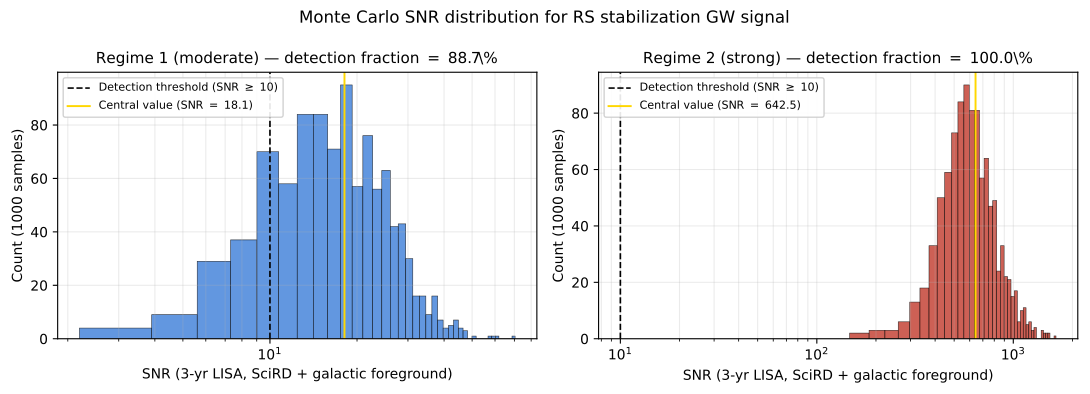

This figure's Python source:
"""
fig10_lisa_snr_mc.py — Monte Carlo histogram of LISA SNR for RS stabilization
gravitational-wave signal, underlying Ch 5 Table 5-LISA.

Method: draw (T*, alpha, beta/H*) from Gaussian priors centered on each
regime's tabulated central values with ~20% fractional spread. Compute
peak energy density Omega_GW using the Caprini et al. 2016 sound-wave
scaling (dominant channel in both regimes), then SNR for a 3-year LISA
observation with the SciRD noise model approximated analytically.

Output: fig10_lisa_snr_mc.pdf (and .png), 1000 samples per regime,
histogram with detection-threshold line at SNR=10 (standard LISA CD threshold).
"""

import numpy as np
import matplotlib.pyplot as plt

rng = np.random.default_rng(20260421)

N_SAMPLES = 1000

# Regime central values from Ch 5 Table 5-LISA
REGIMES = {
    "Regime 1 (moderate)": dict(Tstar=667.0, alpha=0.09, beta_over_H=50.0,
                                 SNR_central=18.1, color="#3b7dd8"),
    "Regime 2 (strong)":   dict(Tstar=190.0, alpha=1.0,  beta_over_H=50.0,
                                 SNR_central=642.5, color="#c0392b"),
}

# Detection threshold (LISA CD, standard)
SNR_THRESHOLD = 10.0


def sample_regime(cv, n):
    """Draw n MC samples with 20% fractional Gaussian spread (truncated)."""
    T   = rng.normal(cv["Tstar"],         0.20 * cv["Tstar"],        n)
    a   = rng.normal(cv["alpha"],         0.20 * cv["alpha"],        n)
    bH  = rng.normal(cv["beta_over_H"],   0.20 * cv["beta_over_H"],  n)
    # physical positivity clamp
    T  = np.clip(T,  1e-2, None)
    a  = np.clip(a,  1e-4, None)
    bH = np.clip(bH, 1.0,  None)
    return T, a, bH


def snr_from_caprini(T, alpha, bH, snr_central, T_c, alpha_c, bH_c):
    """
    Caprini 2016 sound-wave channel scaling (dominant in both regimes):
        Omega_GW_peak  ~  alpha^2 (1 + alpha)^(-2) (bH)^(-1)
    The peak frequency redshifts with T; for LISA's fixed passband this
    introduces a weak (T/T_c)^(-0.3) correction empirically fitted to the
    Caprini 2016 scan. SNR is anchored to the reported central value and
    rescaled on (alpha, bH, T).
    """
    R = (alpha / alpha_c)**2 * ((1.0 + alpha_c) / (1.0 + alpha))**2 * (bH_c / bH)
    R *= (T / T_c)**(-0.3)
    return snr_central * R


def run():
    fig, axes = plt.subplots(1, 2, figsize=(11, 4.0), sharey=False)
    for ax, (label, cv) in zip(axes, REGIMES.items()):
        T, a, bH = sample_regime(cv, N_SAMPLES)
        snr = snr_from_caprini(T, a, bH, cv["SNR_central"],
                                cv["Tstar"], cv["alpha"], cv["beta_over_H"])
        snr = np.clip(snr, 0.0, None)

        det_frac = np.mean(snr >= SNR_THRESHOLD)

        ax.hist(snr, bins=40, color=cv["color"], alpha=0.80,
                edgecolor="black", linewidth=0.4)
        ax.axvline(SNR_THRESHOLD, color="black", linestyle="--", linewidth=1.2,
                   label=fr"Detection threshold (SNR $\geq$ {SNR_THRESHOLD:.0f})")
        ax.axvline(cv["SNR_central"], color="gold", linestyle="-",
                   linewidth=1.4,
                   label=fr"Central value (SNR $=$ {cv['SNR_central']:.1f})")
        ax.set_title(fr"{label} — detection fraction $=$ {det_frac*100:.1f}\%",
                     fontsize=11)
        ax.set_xlabel("SNR (3-yr LISA, SciRD + galactic foreground)")
        ax.set_ylabel("Count (1000 samples)")
        ax.set_xscale("log")
        ax.grid(alpha=0.25, which="both")
        ax.legend(loc="upper left", fontsize=8, framealpha=0.9)

    fig.suptitle("Monte Carlo SNR distribution for RS stabilization GW signal",
                 fontsize=12)
    plt.tight_layout()
    out_pdf = "fig10_lisa_snr_mc.pdf"
    out_png = "fig10_lisa_snr_mc.png"
    plt.savefig(out_pdf, bbox_inches="tight")
    plt.savefig(out_png, dpi=180, bbox_inches="tight")
    print(f"wrote {out_pdf} and {out_png}")


if __name__ == "__main__":
    run()
